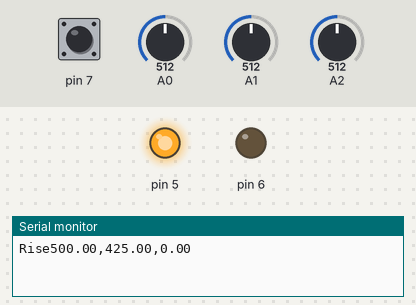
This sketch was run on a simulated Arduino Uno, built with avr-gcc and run on an emulated ATmega328P. On the bench: output pins drawn as LEDs (lit = HIGH), the last lines printed to the serial monitor. The test bench sets the inputs (shaded band); at power-on: A1 = 512, pin 7 HIGH, A0 = 512, A2 = 512.

Above: at 1.2 s.
1.3 s: A1 set to 498
At 3.1 s:
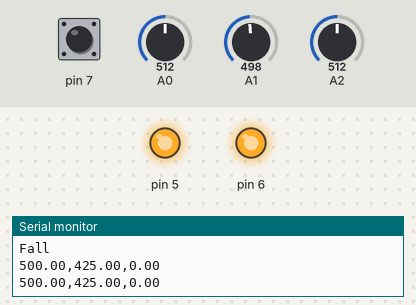
4.1 s: pin 7 pulled LOW for 0.15 s
Timing chart, 0 to 7.1 s (numbered marks = the images above; inputs shaded):
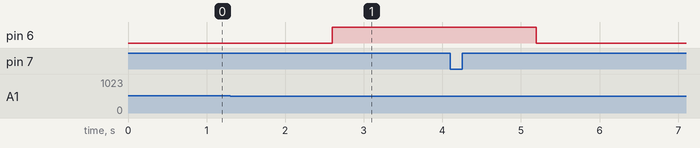

The sketch:

sketches.ino
```cpp
#include <PID_v1.h>
#include "pins.h" //pin definition here
#include "station.h"

/*
void debug_write(){
  delay(100);
}
*/


Station myStation = Station(IN_POT, IN_CLK, IN_TMP, IN_LCK, OUT_PWR, OUT_LED1);


void setup() {
  Serial.begin(115200);

}

void loop() {
  // put your main code here, to run repeatedly:
  myStation.update();
}
```

ac_clock.cpp
```cpp
#include "ac_clock.h"

AC_Clock::AC_Clock(uint8_t pin){
    this->pin = pin;
    last_v = analogRead(pin);
    last_rise = millis();
    last_fall = millis();
    period = 0;
    duty = 0;
    //Default, no triggering possible;
    trigger_start = last_fall;
    trigger_end = last_fall;

}

void AC_Clock::update(){
    uint32_t v2 = analogRead(pin);
        if (v2 < ADC_OFFSET xor last_v < ADC_OFFSET){ //zero cross time logging
            if (v2 > last_v) { // Rising Edge
                last_rise = millis();
                Serial.print("Rise");

                }
            else { // Falling Edge
                last_fall = millis();
                Serial.println("Fall");
            }
        }

        period = 2 * abs(last_fall - last_rise);
        //Serial.println(v2);

        calc_trigger(duty);
        last_v = v2;
    }


void AC_Clock::set_duty(double duty) {this->duty = duty; }

//routines
void AC_Clock::calc_trigger(double duty){
    const double duty_max = 255;
    double percent_adv = (duty_max - duty)/duty_max;
    trigger_start = last_fall + percent_adv * (period/2); //Advance trigger period by 0-180 deg
    trigger_end = trigger_start + period;
    //Serial.println(percent_adv);

}

bool AC_Clock::in_time(){
    uint32_t now = millis();
    return (now > trigger_start and now < trigger_end);

}
```

ac_clock.h
```cpp
#ifndef AC_CLOCK_H
#define AC_CLOCK_H
#include "Arduino.h"


#define ADC_MAX 1024
#define ADC_OFFSET 512


class AC_Clock
{
private:
    /* data */
    uint8_t pin;

    uint32_t last_fall = 0;
    uint32_t last_rise = 0;
    int last_v = 1024;

    uint32_t period = 0;

    double duty = 0;

    void calc_trigger(double duty);


public:
    uint32_t trigger_start = 0;
    uint32_t trigger_end = 0;

    AC_Clock(uint8_t pin);

    void update();
    void set_duty(double duty);
    bool in_time();
};

#endif
```

station.cpp
```cpp
#include "station.h"

//Button Reading routine
bool debounced_read(int btn) {
  static uint16_t state = 0;
  state = (state<<1) | digitalRead(btn) | 0xfe00;
  return (state == 0xff00);
}


Station::Station(uint8_t pot, uint8_t clk, uint8_t tmp, uint8_t lck, uint8_t out, uint8_t led)
{
    this->pot = pot;
    this->tmp = tmp;
    this->lck = lck;
    this->out = out;

    pin_attach();

    myLed = new TriStateLED(led);
    myLed->setLED(RED);

    STATE_SET = 0; //Setpoint
    STATE_TMP = 0; //Iron Temp
    STATE_PWR_SW = 0; //Power Output
    STATE_LCK = false;

    cal_offset = 0; //Calibration Offset Value

    Kp=2, Ki=0, Kd=0;

    myPID = new PID(&STATE_TMP, &STATE_PWR_SW, &STATE_SET, Kp, Ki, Kd, DIRECT);
    myPID->SetMode(AUTOMATIC);


    myClk = new AC_Clock(clk);

    uint32_t last_write = 0;

}
//Subroutines
void Station::pin_attach(){
  pinMode(pot, INPUT);
  pinMode(clk, INPUT);
  pinMode(tmp, INPUT);
  pinMode(lck, INPUT_PULLUP);
  pinMode(out, OUTPUT);
}

void Station::read_tmp(){
    STATE_TMP = analogRead(tmp)/1024.0*CONST_TEMP_SENS + cal_offset;
}

void Station::read_setpoint(){ //Change setpoint by potentiometer
    if (!STATE_LCK)
        STATE_SET = analogRead(pot)/1024.0*CONST_DIAL;
}


void Station::set_cal_offset(double new_temp){
    cal_offset = new_temp - STATE_TMP;
}

void Station::tune_pid(double kp, double ki, double kd){
    Kp = kp;
    Ki = ki;
    Kd = kd;
}

void Station::read_btn(){ //If button pressed, toggle lock state
    if (debounced_read(lck)) STATE_LCK = !STATE_LCK ;
}

void Station::heat(){
    if (myClk->in_time())
        digitalWrite(out, HIGH); //Pulls Thyristor Gate low
    else
        digitalWrite(out, LOW); //Pulls Thyristor Gate high
}

void Station::led_update(){
    if (STATE_LCK) {
        myLed->setLED(RED);
        }
    else {
        if (STATE_TMP < STATE_SET) myLed->setLED(GREEN);
        else myLed->setLED(OFF);
    }
}

void Station::cycle_led(){
    myLed->setLED(GREEN);
    if (myLed->getLEDState() == GREEN){
        myLed->setLED(RED);

    }
    else if (myLed->getLEDState() == RED){
        myLed->setLED(GREEN);
    }

}

void Station::debug_write(){
    uint32_t now = millis();
    if (now-last_write > 1000){
        Serial.println(String(STATE_TMP)+","+String(STATE_SET)+","+String(STATE_PWR_SW));
        last_write = now;
    }
}


void Station::update(){

    led_update();
    //cycle_led();
    //Serial.println(myLed->getLEDState());
    read_btn();
    read_tmp();
    read_setpoint();
    myPID->Compute();
    myClk->set_duty(STATE_PWR_SW);
    myClk->update();

    heat();
    debug_write();

}
```

station.h
```cpp
#ifndef STATION_H
#define STATION_H
#include <Arduino.h>
#include <PID_v1.h>
#include "ac_clock.h"
#include "threeStateLED.h"
//Math Constants
#define CONST_DIAL 850
#define CONST_TEMP_SENS 1000


bool debounced_read(int btn);


class Station{
    //Pin Definitions
    uint8_t pot, clk, tmp, lck, out, led;


    bool STATE_LCK;

    double cal_offset; //Calibration Offset Value

    double Kp, Ki, Kd;

    PID* myPID;
    TriStateLED* myLed;
    AC_Clock* myClk;

    uint32_t last_write;
private:
    void pin_attach();
    void read_tmp();
    void read_setpoint();
    void read_btn();
    void read_clk();
    void heat();
    void led_update();

public:
    double STATE_SET; //Setpoint
    double STATE_TMP; //Iron Temp
    double STATE_PWR_SW;


    Station(uint8_t pot, uint8_t clk, uint8_t tmp, uint8_t lck, uint8_t out, uint8_t led);
    //Setters
    void set_cal_offset(double new_temp);
    void tune_pid(double kp, double ki, double kd);


    //Loop
    void update();
    void debug_write();
    void cycle_led();
};

#endif
```

threeStateLED.cpp
```cpp
#include "threeStateLED.h"

TriStateLED::TriStateLED(uint8_t pin){
    this->pin = pin;
    setLED(OFF);
}

void TriStateLED::setLED(uint8_t newState){
    this->state = newState;
    switch(state){
        Serial.println("setLED Called: "+state);
        case GREEN:
            pinMode(pin, OUTPUT);
            digitalWrite(pin, LOW);
            break;
        case OFF:
            pinMode(pin, INPUT);
            break;
        case RED:
            pinMode(pin, OUTPUT);
            digitalWrite(pin, HIGH);
            break;
        default:
            Serial.println("WTF");
            break;
    }

}

uint8_t TriStateLED::getLEDState(){
    return state;
}
```

threeStateLED.h
```cpp
#ifndef THREE_STATE_LEDS
#define THREE_STATE_LEDS

#include <Arduino.h>

#define GREEN 0
#define OFF 1
#define RED 2

class TriStateLED{
    private:
        uint8_t pin;
        uint8_t state;

    public:
        TriStateLED(uint8_t pin);
        void setLED(uint8_t newState);
        uint8_t getLEDState();
};


#endif
```

pins.h
```cpp
#ifndef PINS_H
#define PINS_H

#define IN_POT A0
#define IN_CLK A1
#define IN_TMP A2
#define IN_LCK 7
#define OUT_PWR 6
#define OUT_LED1 5  //red

#endif
```

Measured:
- the behaviour switches between 512 and 511 on A1 (found by bisection; images 0 and 1)
- after the input at 1.3 s, pin 6: LOW → HIGH after 1.3 s
